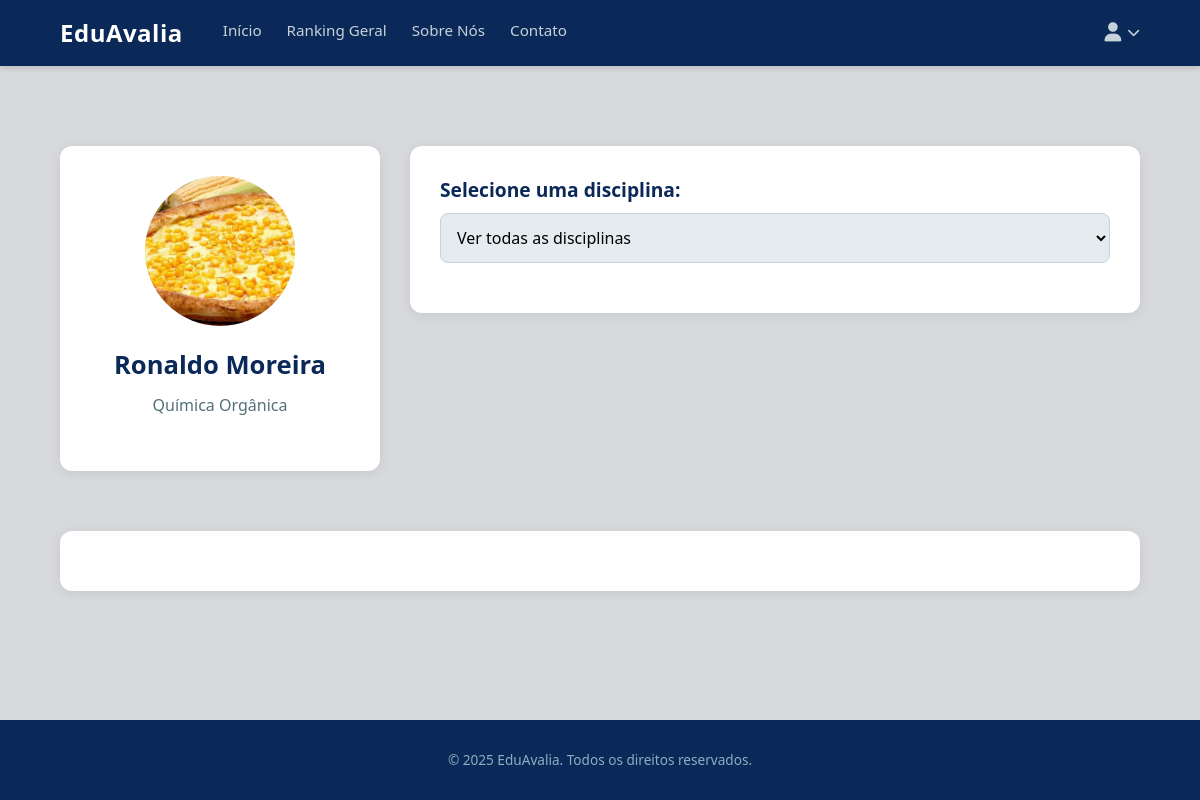
The app's page /professores/23/, older data.
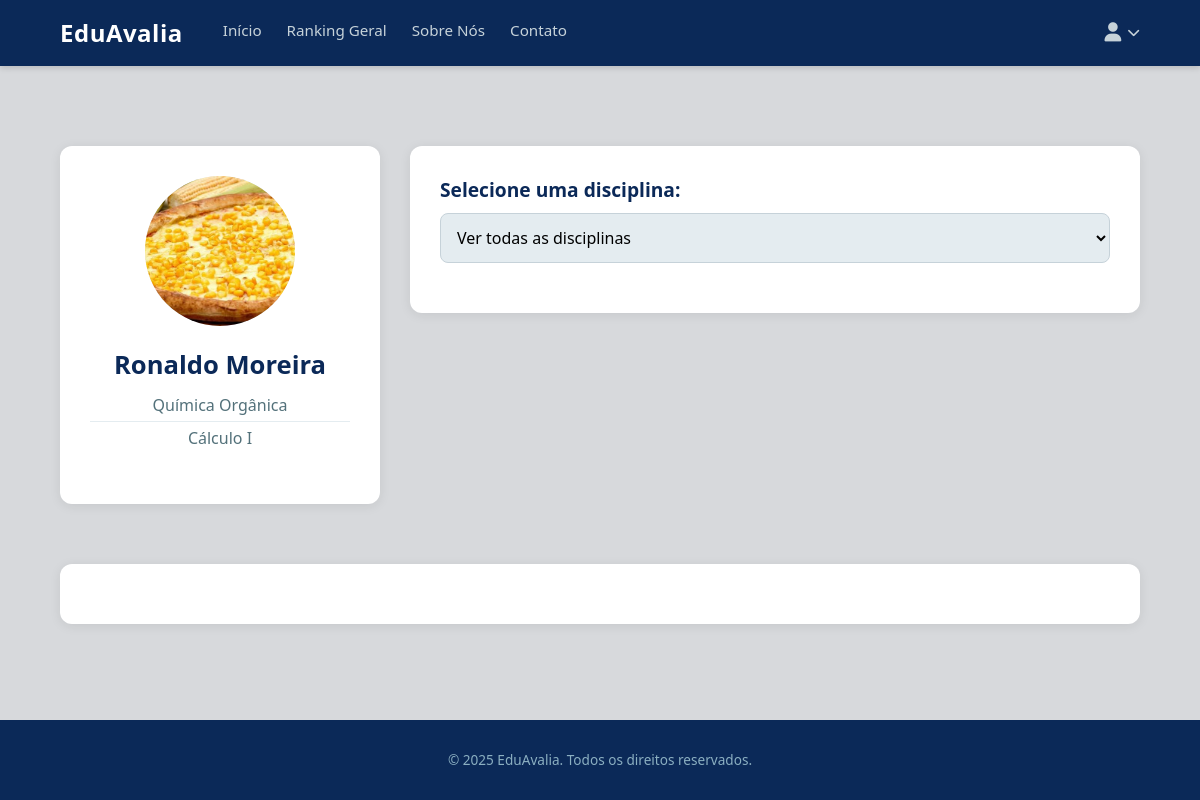
The same page, newer data.
### avaliacoes/models.py (models this page shows, shortened)
class Professor(models.Model):
    user = models.OneToOneField(CustomUser, on_delete=models.CASCADE, limit_choices_to={'user_type': 'professor'})
    foto = models.ImageField(upload_to='professores_fotos/', blank=True, null=True)

class CustomUser(AbstractUser):
    USER_TYPE_CHOICES = (
        ('aluno', 'Aluno'),
        ('professor', 'Professor'),
        ('admin', 'Administrador'),
    )
    user_type = models.CharField(max_length=20, choices=USER_TYPE_CHOICES, default='aluno')
    cpf = models.CharField(max_length=11, unique=True)
    data_nascimento = models.DateField(null=True, blank=True)

class DisciplinaPessoa(models.Model):
    STATUS_CHOICES = [
        ('ativo', 'Ativo'),
        ('inativo', 'Inativo'),
    ]
    disciplina = models.ForeignKey('Materia', on_delete=models.CASCADE)
    pessoa = models.ForeignKey('CustomUser', on_delete=models.CASCADE, related_name='disciplinas_pessoa')
    status = models.CharField(max_length=20, choices=STATUS_CHOICES, default='ativo')
    class Meta:
        unique_together = ('disciplina', 'pessoa')

class Materia(models.Model):
    nome = models.CharField(max_length=100) # Este campo armazena o nome real ("Química")
    codigo = models.CharField(max_length=20, unique=True)
    data_inicio = models.DateField()
    nome_normalized = models.CharField(max_length=100, blank=True, db_index=True)

### avaliacoes/views.py (the view)
# urls.py: path('professores/<int:professor_id>/', views.detalhes_professor, name='detalhes_professor'),
def detalhes_professor(request, professor_id):
    professor = get_object_or_404(Professor, pk=professor_id)
    disciplinas_do_professor = DisciplinaPessoa.objects.filter(pessoa=professor.user).select_related('disciplina')
    comentarios = Avaliacao.objects.filter(
        disciplina_pessoa__pessoa=professor.user,
        comentario__isnull=False
    ).exclude(comentario='').order_by('-data_avaliacao')
    dados_grafico = {}
    dados_all = {
        'didatica': [], 'dificuldade': [], 'relacionamento': [], 'pontualidade': []
    }
    try:
        cat_didatica = Categoria.objects.get(nome_categoria='Didática')
        cat_dificuldade = Categoria.objects.get(nome_categoria='Dificuldade')
        cat_relacionamento = Categoria.objects.get(nome_categoria='Relacionamento')
        cat_pontualidade = Categoria.objects.get(nome_categoria='Pontualidade')
    except Categoria.DoesNotExist as e:
        context = {
            'professor': professor,
            'disciplinas_professor': disciplinas_do_professor,
            'comentarios': comentarios,
            'dados_grafico_json': json.dumps({'all': dados_all}), # Envia ao menos o 'all' vazio
        }
        return render(request, 'avaliacoes/detalhes_professor.html', context)
    for dp in disciplinas_do_professor:
        notas_disciplina = AvaliacaoCategoria.objects.filter(avaliacao__disciplina_pessoa=dp)
        notas_didatica = list(notas_disciplina.filter(categoria=cat_didatica).values_list('nota', flat=True))
        notas_dificuldade = list(notas_disciplina.filter(categoria=cat_dificuldade).values_list('nota', flat=True))
        notas_relacionamento = list(notas_disciplina.filter(categoria=cat_relacionamento).values_list('nota', flat=True))
        notas_pontualidade = list(notas_disciplina.filter(categoria=cat_pontualidade).values_list('nota', flat=True))
        dados_grafico[dp.pk] = {
            'didatica': notas_didatica,
            'dificuldade': notas_dificuldade,
            'relacionamento': notas_relacionamento,
            'pontualidade': notas_pontualidade,
        }
        dados_all['didatica'].extend(notas_didatica)
        dados_all['dificuldade'].extend(notas_dificuldade)
        dados_all['relacionamento'].extend(notas_relacionamento)
        dados_all['pontualidade'].extend(notas_pontualidade)
    dados_grafico['all'] = dados_all
    context = {
        'professor': professor,
        'disciplinas_professor': disciplinas_do_professor, # Para o dropdown
        'comentarios': comentarios,
        'dados_grafico_json': json.dumps(dados_grafico, default=str), # Envia o NOVO JSON
    }
    return render(request, 'avaliacoes/detalhes_professor.html', context)

### avaliacoes/templates/avaliacoes/detalhes_professor.html (shortened to what this page needs)
{% extends 'base.html' %}
{% load static %}
{% block content %}
<div class="admin-container" style="max-width: 1200px; padding-top: 40px;">
  <div class="profile-grid-container">
    <aside class="professor-card">
        <div class="professor-image-placeholder">
            {% if professor.foto %}
                <img src="{{ professor.foto.url }}" alt="Foto de {{ professor.user.get_full_name }}" style="
                    width: 100%;
                    height: 100%;
                    object-fit: cover;
                    border-radius: 50%;
                ">
            {% else %}
                <i class="fa-solid fa-user"></i>
            {% endif %}
        </div>
        <h2>{{ professor.user.get_full_name }}</h2>
        <ul class="subject-list">
            {% for dp in professor.user.disciplinas_pessoa.all %}
                <li>{{ dp.disciplina.nome }}</li>
            {% empty %}
                <li>Nenhuma disciplina</li>
            {% endfor %}
        </ul>
    </aside>
    <section class="evaluation-main">
      <div class="unified-card">
        <div class="disciplina-select-group">
          <label for="main-disciplina-select">Selecione uma disciplina:</label>
          <select id="main-disciplina-select">
            <option value="all" selected>Ver todas as disciplinas</option>
          </select>
        </div>
      </div>
    </section>
    <section class="comment-card">
    </section>
  </div>
</div>
{% endblock content %}

### avaliacoes/templates/base.html (shortened to what this page needs)
<!DOCTYPE html>
<html lang="pt-BR">
<head>
  <link rel="stylesheet" href="https://cdnjs.cloudflare.com/ajax/libs/font-awesome/6.5.1/css/all.min.css"
 />
</head>
<body>
  <header>
    <div class="navbar">
      <div class="nav-left">
        <a href="/" class="logo">EduAvalia</a>
      <nav class="menu">
          <a href="{% url 'home' %}" class="{% if request.resolver_match.url_name == 'home' %}active{% endif %}">Início</a>
          <a href="{% url 'ranking_geral' %}" class="{% if request.resolver_match.url_name == 'ranking_geral' %}active{% endif %}">Ranking Geral</a>
          <a href="{% url 'sobre_nos' %}" class="{% if request.resolver_match.url_name == 'sobre_nos' %}active{% endif %}">Sobre Nós</a>
          <a href="{% url 'contato' %}" class="{% if request.resolver_match.url_name == 'contato' %}active{% endif %}">Contato</a>
      </nav>
      </div>
      <div class="nav-right">
        <div class="user-profile" title="Perfil do usuário" id="user-profile-button">
          <i class="fa-solid fa-user"></i>
          <i class="fa-solid fa-chevron-down"></i>
        </div>
        </div>
      </div>
  </header>
  {% block content %}
  {% endblock content %}
  <footer>
    <div class="footer-container">
      <p class="footer-copy">© 2025 EduAvalia. Todos os direitos reservados.</p>
    </div>
  </footer>
</body>
</html>

### avaliacoes/templates/base.html (style rules this page uses)
:root { --azul-marinho: #0b2958; --azul-acinzentado: #8bafc1; --verde: #18a594; --cinza-claro: #c6d2d9; --painel-central: #e4ecf0; --cinza-escuro-letras: #a7adaf; --verde-escuro-letras: #53717a; --cinza-claro-fundo: #d7d9dc; }
* { margin: 0; padding: 0; box-sizing: border-box; }
body { font-family: 'Segoe UI', sans-serif; background-color: var(--cinza-claro-fundo); color: #333; line-height: 1.5; display: flex; flex-direction: column; min-height: 100vh; }
a { text-decoration: none; color: inherit; }
header { background-color: var(--azul-marinho); color: white; width: 100%; padding: 15px 0; box-shadow: 0 2px 6px rgba(0, 0, 0, 0.15); position: sticky; top: 0; z-index: 10; }
.navbar { display: flex; align-items: center; justify-content: space-between; max-width: 1200px; width: 90%; margin: 0 auto; }
.nav-left { display: flex; align-items: center; gap: 40px; }
.logo { font-weight: 700; font-size: 1.5rem; letter-spacing: 0.5px; color: white; transition: opacity 0.3s; }
.menu { display: flex; align-items: center; gap: 25px; }
.menu a { color: var(--cinza-claro); font-size: 0.95rem; padding-bottom: 4px; border-bottom: 2px solid transparent; transition: color 0.3s, border-color 0.3s; }
.user-profile { display: flex; align-items: center; gap: 6px; color: var(--cinza-claro); cursor: pointer; transition: color 0.3s; }
.user-profile .fa-user { font-size: 1.2rem; }
.user-profile .fa-chevron-down { font-size: 0.8rem; }
.nav-right { position: relative; }
.user-profile { cursor: pointer; }
footer { background-color: var(--azul-marinho); color: var(--cinza-claro); padding: 30px 0; margin-top: auto; width: 100%; }
.footer-container { max-width: 1200px; width: 90%; margin: 0 auto; display: flex; flex-direction: column; align-items: center; gap: 20px; text-align: center; }
.footer-copy { font-size: 0.85rem; color: var(--azul-acinzentado); }
.admin-container { display: flex; justify-content: center; gap: 30px; width: 90%; max-width: 1200px; margin: 40px auto; align-items: flex-start; flex-grow: 1; }

### avaliacoes/templates/avaliacoes/detalhes_professor.html (style rules this page uses)
.profile-grid-container { display: grid; grid-template-columns: 320px 1fr; gap: 30px; align-items: flex-start; width: 100%; max-width: 1200px; margin: 0 auto; }
.professor-card { background-color: #fff; border-radius: 12px; padding: 30px; box-shadow: 0 2px 12px rgba(0, 0, 0, 0.08); }
.professor-image-placeholder { width: 150px; height: 150px; border-radius: 50%; background-color: var(--painel-central); margin: 0 auto 20px auto; display: flex; align-items: center; justify-content: center; font-size: 5rem; color: var(--azul-acinzentado); }
.professor-card h2 { text-align: center; font-size: 1.6rem; color: var(--azul-marinho); margin-bottom: 5px; font-weight: 600; }
.professor-card .subject-list { text-align: center; font-size: 1rem; color: var(--verde-escuro-letras); margin-bottom: 20px; list-style: none; padding: 0; }
.professor-card .subject-list li { font-weight: 500; padding: 4px 0; border-bottom: 1px solid var(--painel-central); }
.professor-card .subject-list li:last-child { border-bottom: none; }
.evaluation-main { display: flex; flex-direction: column; gap: 30px; }
.unified-card { padding: 30px; background-color: #fff; border-radius: 12px; box-shadow: 0 2px 12px rgba(0, 0, 0, 0.08); }
.disciplina-select-group { margin-bottom: 20px; text-align: left; }
.disciplina-select-group label { font-weight: 600; color: var(--azul-marinho); margin-bottom: 8px; display: block; font-size: 1.2rem; }
.disciplina-select-group select { width: 100%; padding: 12px; border: 1px solid var(--cinza-claro); border-radius: 8px; background-color: var(--painel-central); font-size: 1rem; font-family: 'Segoe UI', sans-serif; }
.comment-card { grid-column: 1 / -1; margin-top: 30px; padding: 30px; background-color: #fff; border-radius: 12px; box-shadow: 0 2px 12px rgba(0, 0, 0, 0.08); }

Row changes from the older to the newer data that the page shows:
added DisciplinaPessoa: disciplina.nome "Cálculo I"
